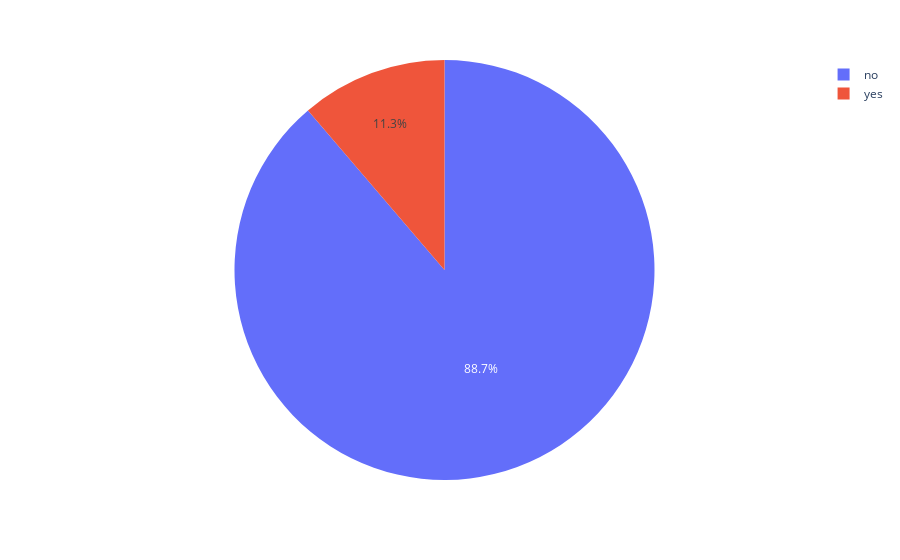

This figure's notebook cell:
### Markdown cell above
### 2.2. Visualización
2.2.1. Identifica la métrica principal de nuestro conjunto de datos. (Es la columna que nos va a dar más información sobre el problema de esta empresa.)
2.2.2. Calcula el porcentaje de usuarios suscritos (pieplot).
- Recuerda que siempre que hacemos un pieplot antes debes hacer un DF con un groupby agrupando por la columna que queremos estudiar.

### Code cell
df_pie= bank.groupby('y')['id'].count().reset_index()
pie= px.pie(df_pie, values='id', names='y')
pie.show()

### Figure 1 — Plotly figure (JSON) as saved in the notebook; plotly's stock layout.template omitted (floating-point values rounded to 4 significant figures)
{"data": [{"domain": {"x": [0, 1], "y": [0, 1]}, "hovertemplate": "y=%{label}<br>id=%{value}<extra></extra>", "labels": ["no", "yes"], "legendgroup": "", "name": "", "showlegend": true, "type": "pie", "values": [38156, 4844]}], "layout": {"legend": {"tracegroupgap": 0}, "margin": {"t": 60}}}
